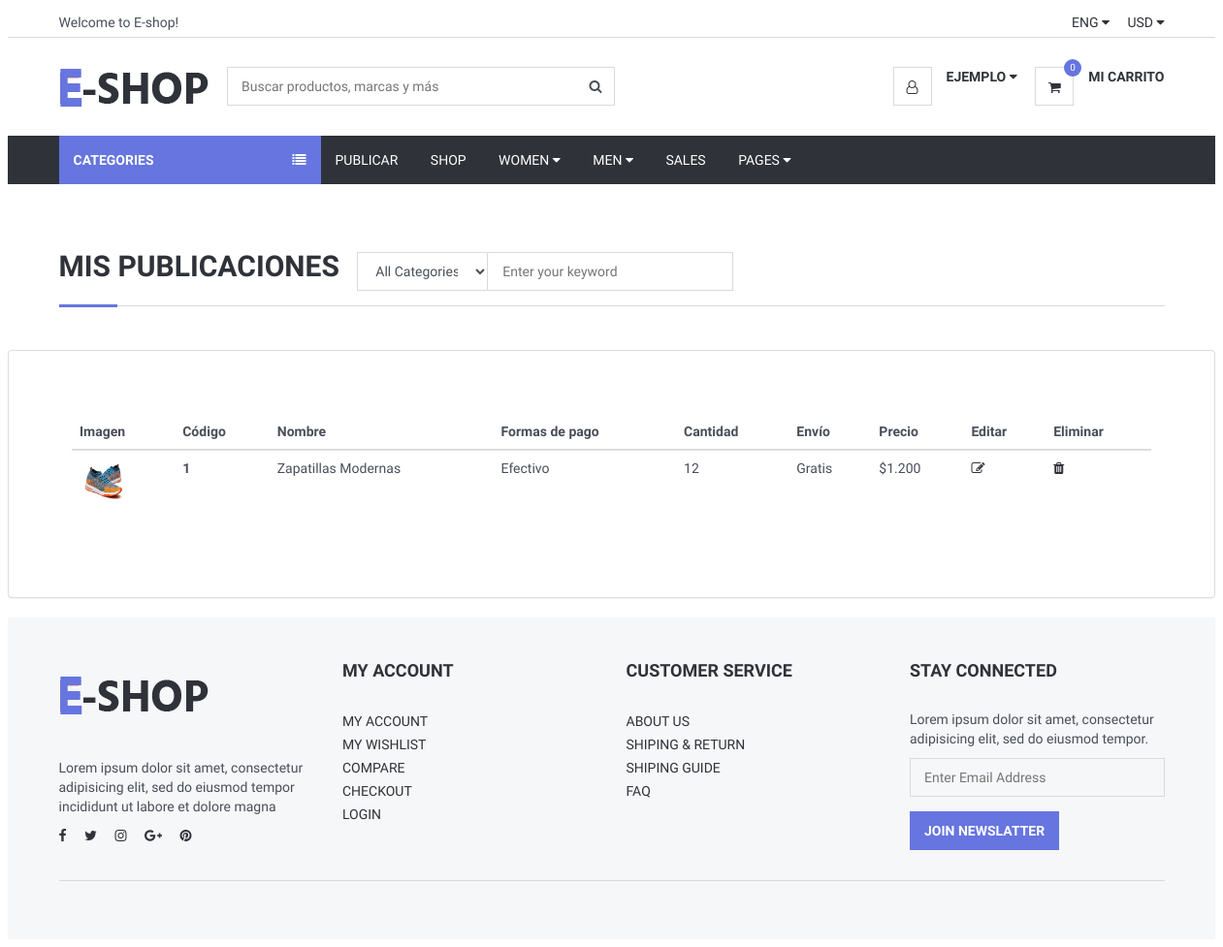
/Views/listarPublicaciones.php (signed in), run on the app's committed database.
### tables this page shows
CREATE TABLE `imgprincipal` (
  `id` int(11) NOT NULL,
  `idProducto` int(11) NOT NULL,
  `nombre` varchar(300) NOT NULL
);

CREATE TABLE `producto` (
  `id` int(11) NOT NULL,
  `nombre` varchar(200) NOT NULL,
  `estado` varchar(200) NOT NULL,
  `precio` double NOT NULL,
  `formasdepago` varchar(200) NOT NULL,
  `envio` varchar(200) NOT NULL,
  `marca` varchar(200) NOT NULL,
  `stock` int(11) NOT NULL,
  `genero` varchar(200) NOT NULL,
  `categoria` int(11) NOT NULL,
  `palabrasClaves` varchar(200) NOT NULL,
  `descripcion` varchar(600) NOT NULL,
  `visitas` int(11) NOT NULL,
  `idUsuario` int(11) NOT NULL,
  `latitud` varchar(200) DEFAULT NULL,
  `longitud` varchar(200) DEFAULT NULL,
  `ventas` int(11) NOT NULL
);

### Views/conexionBD/conexion.php (called while the page is built, shortened)
<?php
class Conexion{
	 private $msq="";
	public function __construct()
	 {
		 $archivoConfig = "config.ini";
		 $confi = parse_ini_file($archivoConfig, true);
		 $this->host = $confi["bd"]["host"];
		 $this->usuario = $confi["bd"]["usuario"];
		 $this->clave=$confi["bd"]["clave"];
		 $this->bd = $confi["bd"]["bd"];
		$this->msq = new mysqli($this->host, $this->usuario, $this->clave, $this->bd);
	 }
	 public function realizarConsulta($consulta){
 if(!$resultado = $this->msq->query($consulta) )
 {
	 echo "Ha ocurrido un error al ejecutar la consulta   ";
 }else{
	 return $resultado;
	   }
 }
}
?>

### Views/listarPublicaciones.php (the view, shortened to what this page needs)
<?php
include_once("header.php");
		require_once("conexionBD/conexion.php");
		$conexion = new Conexion;
$id = $_SESSION['id'];
 		$consulta="SELECT * FROM producto WHERE idUsuario='$id'";
		$resultado = $conexion->realizarConsulta($consulta);
?>
	<div class="section">
		<div class="container">
			<div class="row">
			<div class="col-md-12">
					<div class="section-title">
						<h2 class="title">Mis publicaciones &nbsp</h2>
						<div class="header-search">
                    <form>
                        <input class="input search-input" type="text" placeholder="Enter your keyword">
                        <select class="input search-categories">
                            <option value="0">All Categories</option>
                        </select>
                    </form>
                </div>
					</div>
				</div>
			</div>
		</div>
	</div>
        <div class="panel panel-default" style="padding: 50px">
            <div class="panel-body" >
                <table  class="table" >
                    <thead>
                    <tr>
                        <th scope="col">Imagen</th>
                        <th scope="col">Código</th>
                        <th scope="col">Nombre</th>
                        <th scope="col">Formas de pago</th>
                        <th scope="col">Cantidad</th>
                        <th scope="col">Envío</th>
                        <th scope="col">Precio</th>
						<th scope="col">Editar</th>
                        <th scope="col">Eliminar</th>
                    </tr>
                    <?php
                    while($f=mysqli_fetch_array($resultado)){
						$consulta2="SELECT * FROM imgprincipal WHERE idProducto= '".$f['id']."'";
						$resultado2 = $conexion->realizarConsulta($consulta2);
                    ?>
					 <?php
					while($g=mysqli_fetch_array($resultado2)){
					 ?>
                    </thead>
                    <tbody>
                    <tr>
                        <td > <div style="height:100%;width:100%;"><img style="height:50px;width:50px;"  src="imgPublicadas/<?php echo $g["nombre"];?>" alt=""> </div></td>
						<?php
					}
					 ?>
						<th scope="row"><?php echo $f['id'];?> </th>
                        <td><?php echo $f['nombre'];?></td>
                        <td><?php echo $f['formasdepago'];?></td>
                        <td><?php echo $f['stock'];?></td>
                        <td><?php echo $f['envio'];?></td>
                        <td><?php echo "$".number_format($f['precio'],0,'.','.');?> </td>
						<td><a href="modificarProducto.php?cod=<?php echo $f['id'];?>"><i class="fa fa-edit"></i></a> </td>
						<td><a href="EliminarPublicacion.php?cod=<?php echo $f['id'];?>"><i class="fa fa-trash"></i></a></td>
					<?php
                    }
                    ?>
					 </tbody>
                </table>
            </div>
        </div>
<?php require_once("footer.php")?>

### Views/css/style.css (style rules this page uses)
body { font-family: 'Hind', sans-serif; color: #4A4E5A; overflow-x: hidden; }
h1, h2, h3, h4, h5, h6 { color: #30323A; margin: 0 0 10px; font-weight: 700; }
.input { width: 100%; height: 40px; padding: 0px 15px; border: none; background-color: transparent; -webkit-box-shadow: 0px 0px 0px 1px #DADADA inset, 0px 0px 0px 5px transparent; box-shadow: 0px 0px 0px 1px #DADADA inset, 0px 0px 0px 5px transparent; -webkit-transition: 0.3s all; transition: 0.3s all; }
.section { padding-top: 30px; padding-bottom: 30px; }
.section-title { position: relative; margin-bottom: 15px; margin-top: 15px; border-bottom: 1px solid #DADADA; }
.section-title .title { display: inline-block; text-transform: uppercase; }
.section-title:after { content: ""; position: absolute; left: 0; bottom: -1.5px; height: 3px; width: 60px; background-color: #6675df; }
.header-search { display: inline-block; padding: 15px 0px; max-width: 400px; }
.header-search>form { position: relative; }
.header-search>form .search-input { padding-left: 150px; padding-right: 45px; }
.header-search>form .search-categories { position: absolute; left: 0px; top: 0px; width: 135px; }

### data on the page
producto: id "1", nombre "Zapatillas Modernas", formasdepago "Efectivo", stock "12", envio "Gratis", precio "1.200"
imgprincipal: nombre (picture)

### other printed values
$nombre "EJEMPLO"
$count[0] "0"
